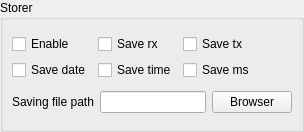
<?xml version="1.0" encoding="UTF-8"?>
<ui version="4.0">
 <class>SAKStorerToolUi</class>
 <widget class="QWidget" name="SAKStorerToolUi">
  <property name="geometry">
   <rect>
    <x>0</x>
    <y>0</y>
    <width>304</width>
    <height>132</height>
   </rect>
  </property>
  <property name="windowTitle">
   <string notr="true">Form</string>
  </property>
  <layout class="QGridLayout" name="gridLayout">
   <property name="leftMargin">
    <number>0</number>
   </property>
   <property name="topMargin">
    <number>0</number>
   </property>
   <property name="rightMargin">
    <number>0</number>
   </property>
   <property name="bottomMargin">
    <number>0</number>
   </property>
   <item row="0" column="0">
    <widget class="QGroupBox" name="groupBox_5">
     <property name="title">
      <string>Storer</string>
     </property>
     <layout class="QGridLayout" name="gridLayout_7">
      <item row="1" column="0">
       <widget class="QLabel" name="label_14">
        <property name="text">
         <string>Saving file path</string>
        </property>
       </widget>
      </item>
      <item row="1" column="1">
       <widget class="QLineEdit" name="lineEdit_3"/>
      </item>
      <item row="1" column="2">
       <widget class="QPushButton" name="pushButton">
        <property name="text">
         <string>Browser</string>
        </property>
       </widget>
      </item>
      <item row="0" column="0" colspan="3">
       <layout class="QGridLayout" name="gridLayout_9">
        <item row="1" column="1">
         <widget class="QCheckBox" name="checkBox_5">
          <property name="text">
           <string>Save time</string>
          </property>
         </widget>
        </item>
        <item row="1" column="0">
         <widget class="QCheckBox" name="checkBox_10">
          <property name="text">
           <string>Save date</string>
          </property>
         </widget>
        </item>
        <item row="0" column="2">
         <widget class="QCheckBox" name="checkBox_9">
          <property name="text">
           <string>Save tx</string>
          </property>
         </widget>
        </item>
        <item row="0" column="1">
         <widget class="QCheckBox" name="checkBox_7">
          <property name="text">
           <string>Save rx</string>
          </property>
         </widget>
        </item>
        <item row="1" column="2">
         <widget class="QCheckBox" name="checkBox_6">
          <property name="text">
           <string>Save ms</string>
          </property>
         </widget>
        </item>
        <item row="0" column="0">
         <widget class="QCheckBox" name="checkBox_8">
          <property name="text">
           <string>Enable</string>
          </property>
         </widget>
        </item>
        <item row="0" column="3">
         <spacer name="horizontalSpacer_6">
          <property name="orientation">
           <enum>Qt::Horizontal</enum>
          </property>
          <property name="sizeHint" stdset="0">
           <size>
            <width>40</width>
            <height>20</height>
           </size>
          </property>
         </spacer>
        </item>
       </layout>
      </item>
     </layout>
    </widget>
   </item>
  </layout>
 </widget>
 <resources/>
 <connections/>
</ui>
